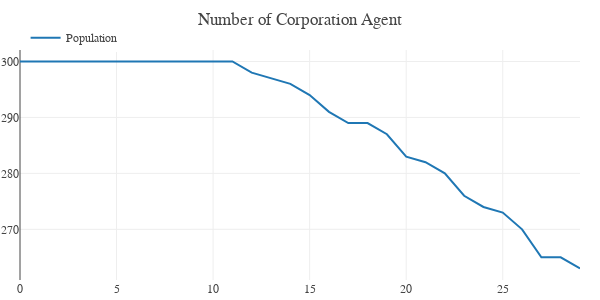

The cell this chart's notebook holds for it:
### Markdown cell above
### Number of Agent during Simulation

### Code cell
def plot_agent_population(agent_position_df):

    number_of_agents_df = agent_position_df.groupby(['steps', 'agent_type'])['agent_id'].count().reset_index(name = 'Number of Agents')
    number_of_agents_corps = number_of_agents_df[number_of_agents_df['agent_type'] == 'corps']


    fig = make_subplots(rows=1, cols=1)
    temp = dict(layout=go.Layout(font=dict(family="Franklin Gothic", size = 12)))
    corps = go.Scatter(y = number_of_agents_corps['Number of Agents'], name = 'Population')

    # fig.add_trace(banks)
    fig.add_trace(corps)

    fig.update_layout(template = temp,
                    title_text = 'Number of Corporation Agent',
                    hovermode = 'closest', 
                    margin = dict(l = 20, r = 20, t = 50, b = 20),
                    height = 300, 
                    width = 600, 
                    showlegend = True, 
                    legend = dict(yanchor = "bottom", 
                                    y = 0.99,
                                    xanchor = "left",
                                    x = 0.01))

    return fig


plot_agent_population(agent_position_df)

### Figure 1 — Plotly figure (JSON) as saved in the notebook; plotly's stock layout.template omitted (floating-point values rounded to 4 significant figures)
{"data": [{"name": "Population", "type": "scatter", "y": [300, 300, 300, 300, 300, 300, 300, 300, 300, 300, 300, 300, 298, 297, 296, 294, 291, 289, 289, 287, 283, 282, 280, 276, 274, 273, 270, 265, 265, 263]}], "layout": {"height": 300, "hovermode": "closest", "legend": {"x": 0.01, "xanchor": "left", "y": 0.99, "yanchor": "bottom"}, "margin": {"b": 20, "l": 20, "r": 20, "t": 50}, "showlegend": true, "title": {"text": "Number of Corporation Agent"}, "width": 600, "xaxis": {"anchor": "y", "domain": [0, 1]}, "yaxis": {"anchor": "x", "domain": [0, 1]}}}
